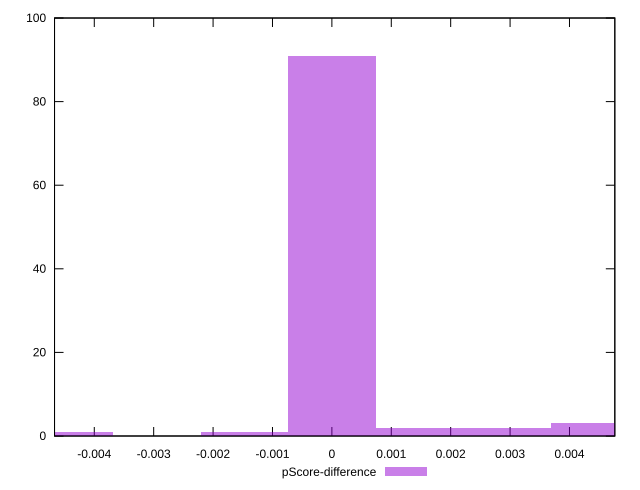

Reproduce this figure in gnuplot.
reset

$pScoreDifference <<EOF
0 91
0.004422671982870626 3
0.002948447988580417 2
0.0014742239942902085 2
-0.004422671982870626 1
-0.0014742239942902085 1
EOF

set key outside below
set boxwidth 0.0014742239942902085
set xrange [-0.004669166405995684:0.004763333002726244]
set yrange [0:100]
set trange [0:100]
set style fill transparent solid 0.5 noborder
set terminal svg size 640, 490 enhanced background rgb 'white'
set output "reports/report_00032_2021-02-25T10-28-15.087Z/uses-rel-preconnect/samples/astro/pScore-difference/histogram.svg"

plot $pScoreDifference title "pScore-difference" with boxes

reset
